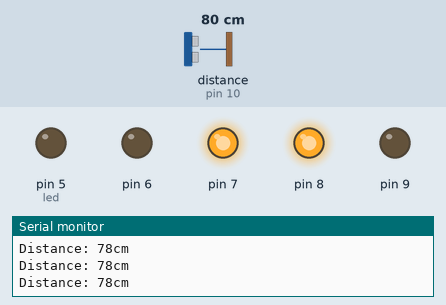
The sketch below on a simulated Arduino Uno, built with avr-gcc and run on an emulated ATmega328P. On the bench: output pins drawn as LEDs (lit = HIGH), the last lines printed to the serial monitor. Wiring (inferred from the names in the program): ultrasonic range finder: trigger pin 11; echo pin 10. The inputs (shaded band) are chosen by the test bench; at power-on: distance to the obstacle (sensor on pin 10) 80 cm. The echo pulse lasts 58.3 µs per cm; pins used as bus, display or sensor lines are not drawn.

Above: at 1.2 s.
1.3 s: distance to the obstacle (sensor on pin 10) set to 18 cm
2.8 s: distance to the obstacle (sensor on pin 10) set to 15 cm
At 3.4 s:
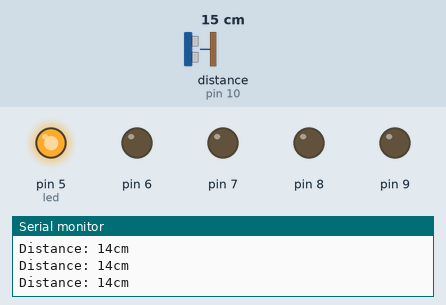
4.4 s: distance to the obstacle (sensor on pin 10) set to 35 cm
At 5.5 s:
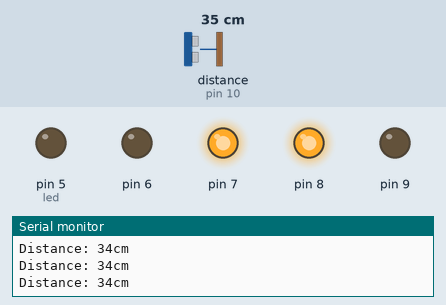
6.0 s: distance to the obstacle (sensor on pin 10) set to 9 cm
At 7.1 s:
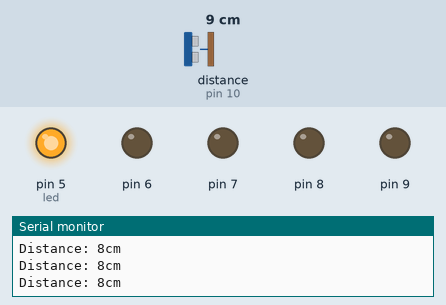
Timing chart, 0 to 8.6 s (numbered marks = the images above; inputs shaded):
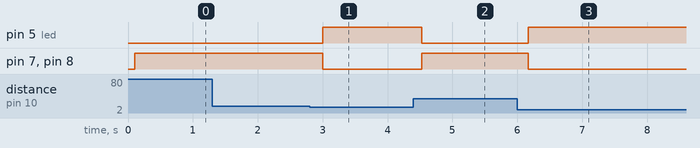

Measured:
- the behaviour switches between 17 and 16 cm on distance to the obstacle (sensor on pin 10) (found by bisection; images 0 and 1)
- after the input at 2.8 s, pin 5 (led): LOW → HIGH after 0.20 s; pin 7, pin 8: HIGH → LOW after 0.20 s
- after the input at 4.4 s, pin 5 (led): HIGH → LOW after 0.13 s; pin 7, pin 8: LOW → HIGH after 0.13 s
- after the input at 6.0 s, pin 5 (led): LOW → HIGH after 0.17 s; pin 7, pin 8: HIGH → LOW after 0.17 s

The sketch:

ArduinoCarStopFunction.ino
```cpp
const int Trigger = 11;  //Pin digital 11 for the Trigger sensor
const int Echo = 10;   //Pin digital 10 for the Echo sensor
int led = 5;

void setup() {
  Serial.begin(9600);  //Start comunication
  pinMode(Trigger, OUTPUT); //Pin out
  pinMode(Echo, INPUT);  //Pin it
  digitalWrite(Trigger, LOW); //The pin stars in 0
  pinMode (6,OUTPUT);
  pinMode (7,OUTPUT);
  pinMode (8,OUTPUT);
  pinMode (9,OUTPUT);
  pinMode (led,OUTPUT);

}

void loop()
{
  long t; //Time it takes for the echo in arrive
  long d; //Distance in centimeters

  digitalWrite(Trigger, HIGH);
  delayMicroseconds(5);          //Send a pulse for 10us
  digitalWrite(Trigger, LOW);

  t = pulseIn(Echo, HIGH);  //Get the pulse width
  d = t/59;           //Scale the time to adistance in centimeters

  Serial.print("Distance: ");  //Print the distance in the screen
  Serial.print(d);
  Serial.print("cm");
  Serial.println();
  delay(100);

     if(d <= 15){                 //If the distance is less or equal than 15cm the car stop
      digitalWrite(led,HIGH);
      digitalWrite (6,0);
      digitalWrite (7,0);
      digitalWrite (8,0);
      digitalWrite (9,0);
     }
     else{                        //Else the car moves ahead
      digitalWrite(led,LOW);
      digitalWrite (6,0);
      digitalWrite (7,1);
      digitalWrite (8,1);
      digitalWrite (9,0);
 }
}
```
